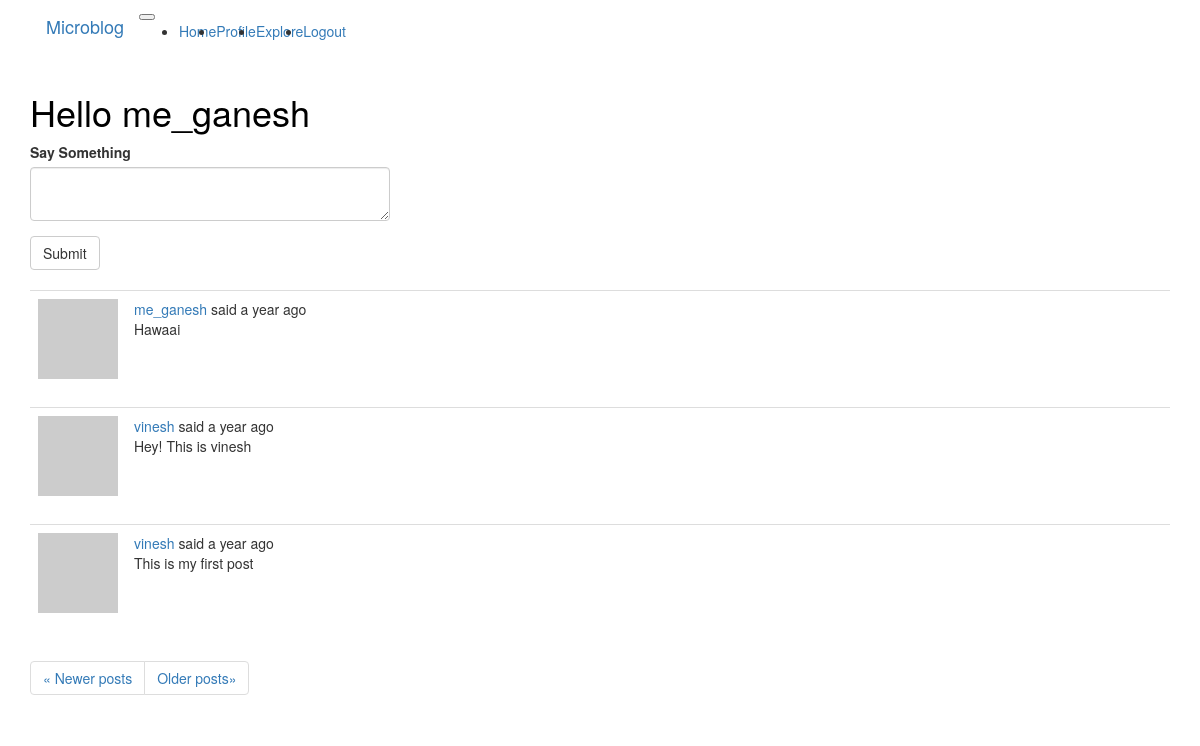
Page /index?page=2 (signed in) on the committed database.
### app/models.py (models this page shows, shortened)
class User(UserMixin,db.Model):
	id = db.Column(db.Integer,primary_key=True)
	username = db.Column(db.String(30),index=True,unique=True)
	email = db.Column(db.String(30),index=True,unique=True)
	password_hash = db.Column(db.String(30))
	about_me = db.Column(db.String(50))
	last_seen = db.Column(db.DateTime,index=True,default=datetime.utcnow())
	posts = db.relationship('Post',backref='author',lazy='dynamic')
	followed = db.relationship('User',secondary=followers,
			primaryjoin=(followers.c.follower_id==id),secondaryjoin=(followers.c.followed_id==id),
			backref=db.backref('followers',lazy='dynamic'),
			lazy = 'dynamic'
		)
	def avatar(self,size):
		digest = md5(self.email.encode('utf-8')).hexdigest()
		return f'https://www.gravatar.com/avatar/{digest}?s={size}&d=identicon'
	def followed_posts(self):
		followed = Post.query.join(followers, (followers.c.followed_id == Post.user_id)).filter(followers.c.follower_id == self.id)
		return followed.union(self.posts).order_by(Post.time_stamp.desc())

class Post(db.Model):
	id = db.Column(db.Integer,primary_key=True)
	body = db.Column(db.String(120))
	time_stamp = db.Column(db.DateTime,index=True,default=datetime.utcnow())
	user_id = db.Column(db.Integer,db.ForeignKey('user.id'))

### app/routes.py (the view)
@app.route('/',methods=['GET','POST'])
@app.route('/index',methods=['GET','POST'])
@login_required
def index():
	form = PostForm()
	if form.validate_on_submit():
		post = Post(body=form.user_post.data,author=current_user)
		db.session.add(post)
		db.session.commit()
		flash('Posted successfully')
		return redirect(url_for('index'))
	page = request.args.get('page',1,type=int)
	posts = current_user.followed_posts().paginate(page,app.config['POSTS_PER_PAGE'], False)
	next_url = url_for('index',page=posts.next_num) if posts.has_next else None
	prev_url = url_for('index',page=posts.prev_num) if posts.has_prev else None
	return render_template('index.html',title='Home',form=form,posts=posts.items,next_url=next_url,prev_url=prev_url)

### app/forms.py
class PostForm(FlaskForm):
	user_post = TextAreaField('Say Something',validators=[DataRequired()])
	submit = SubmitField('Submit')

### app/models.py (called while the page is built)
@login.user_loader  #1)
def user_loader(user_id):
	return User.query.get(int(user_id))

### app/routes.py (called while the page is built)
@app.before_request
def before_request():
	if current_user.is_authenticated:
		current_user.last_seen = datetime.utcnow()
		db.session.commit()

### app/templates/index.html
{% extends 'base.html' %}
{% import 'bootstrap/wtf.html' as wtf %}
{% block app_content %}
<h1 style='color: black'>Hello {{current_user.username}}</h1>
<div class="row">
	<div class="col-md-4">
		{{ wtf.quick_form(form) }}
	</div>
</div>
<br>
<table>
{% for post in posts %}
{% include '_post.html' %}
{% endfor %}
</table>
<nav aria-label="...">
	<ul class="pagination">
		<li class="previous {% if not prev_url %} disabled {% endif %}">
			<a href="{{prev_url or '#'}}"><span aria-hidden="true">&laquo;</span> Newer posts
			</a>
		</li>
		<li class="next{% if not next_url %} disabled{% endif %}">
			<a href="{{next_url or '#'}}"> Older posts<span>&raquo;</span>
			</a>
		</li>
	</ul>
</nav>
{% endblock app_content %}

### app/templates/_post.html
<table class='table table-hover table-dark'>
<tr>
	<td width="50px">
		<a href="{{url_for('profile',username=post.author.username)}}"><img src="{{post.author.avatar(size=50)}}"></a>
	</td>
	<td>
		<a href="{{url_for('profile',username=post.author.username)}}">{{post.author.username}}</a>
		said {{ moment(post.time_stamp).fromNow() }} <br>
		{{post.body}}
	</td>
</tr>
</table>

### rows in the picture
User: username "me_ganesh"
Post: author.username "me_ganesh", time_stamp "a year ago", body "Hawaai"
Post: author.username "vinesh", time_stamp "a year ago", body "Hey! This is vinesh"
Post: author.username "vinesh", time_stamp "a year ago", body "This is my first post"
